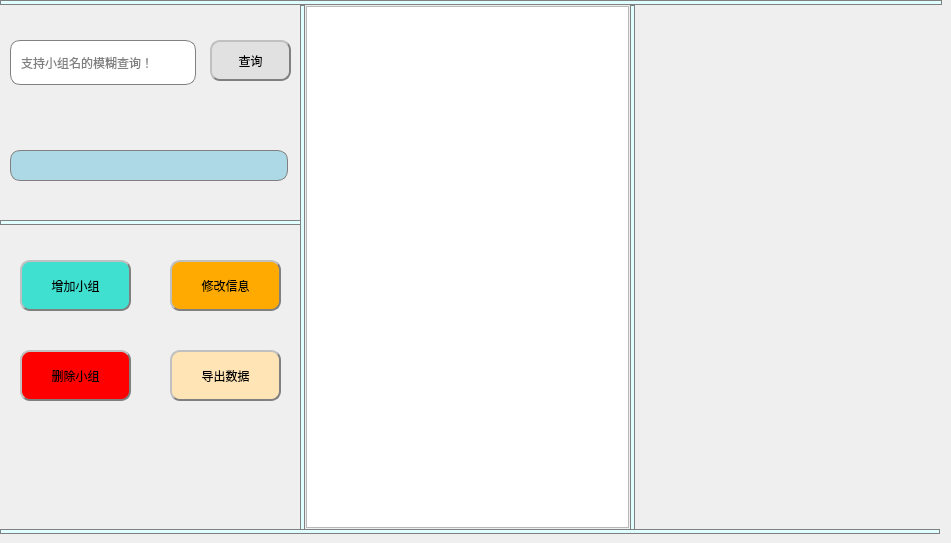
    <widget class="QWidget" name="tab_3">
     <attribute name="title">
      <string>科研小组信息</string>
     </attribute>
     <widget class="QTableWidget" name="tableWidget_3">
      <property name="geometry">
       <rect>
        <x>306</x>
        <y>6</y>
        <width>323</width>
        <height>522</height>
       </rect>
      </property>
      <property name="maximumSize">
       <size>
        <width>16777215</width>
        <height>16777215</height>
       </size>
      </property>
     </widget>
     <widget class="QPushButton" name="pushButton_2">
      <property name="geometry">
       <rect>
        <x>210</x>
        <y>40</y>
        <width>81</width>
        <height>41</height>
       </rect>
      </property>
      <property name="styleSheet">
       <string notr="true">#pushButton_2{
background-color: rgb(225, 225, 225);
border:2px groove gray;
border-radius:10px;
padding:2px 4px;
border-style: outset;
}
#pushButton_2:hover{
background-color:rgb(229, 241, 251); 
color: black;
}
#pushButton_2:pressed{
background-color:rgb(204, 228, 247);
border-style: inset;
}
</string>
      </property>
      <property name="text">
       <string>查询</string>
      </property>
     </widget>
     <widget class="QLabel" name="label_GrpCount">
      <property name="geometry">
       <rect>
        <x>10</x>
        <y>150</y>
        <width>278</width>
        <height>31</height>
       </rect>
      </property>
      <property name="font">
       <font>
        <family>楷体</family>
        <pointsize>14</pointsize>
        <underline>false</underline>
       </font>
      </property>
      <property name="styleSheet">
       <string notr="true">background-color: rgb(173 ,216 ,230);
border: 1px solid gray;/*设置边框的粗细，以及颜色*/
border-radius: 10px;/*设置圆角的大小*/
padding: 0 8px;/*如果没有内容光标在开始往后移动0.8像素点*/
selection-background-color: darkgray;
   </string>
      </property>
      <property name="text">
       <string/>
      </property>
      <property name="alignment">
       <set>Qt::AlignCenter</set>
      </property>
     </widget>
     <widget class="QPushButton" name="addgroup_btn">
      <property name="geometry">
       <rect>
        <x>20</x>
        <y>260</y>
        <width>111</width>
        <height>51</height>
       </rect>
      </property>
      <property name="styleSheet">
       <string notr="true">#addgroup_btn{
background-color: rgb(64 ,224 ,208);
border:2px groove gray;
border-radius:10px;
padding:2px 4px;
border-style: outset;
}
#addgroup_btn:hover{
background-color:rgb(0 ,255 ,255); 
color: black;
}
#addgroup_btn:pressed{
background-color:rgb(64 ,224 ,208);
border-style: inset;
}
</string>
      </property>
      <property name="text">
       <string>增加小组</string>
      </property>
     </widget>
     <widget class="QPushButton" name="delGroup_btn">
      <property name="geometry">
       <rect>
        <x>20</x>
        <y>350</y>
        <width>111</width>
        <height>51</height>
       </rect>
      </property>
      <property name="styleSheet">
       <string notr="true">#delGroup_btn{
background-color: rgb(255 ,0 ,0);
border:2px groove gray;
border-radius:10px;
padding:2px 4px;
border-style: outset;
}
#delGroup_btn:hover{
background-color:rgb(255 ,106 ,106); 
color: black;
}
#delGroup_btn:pressed{
background-color:rgb(255 ,0 ,0);
border-style: inset;
}
</string>
      </property>
      <property name="text">
       <string>删除小组</string>
      </property>
     </widget>
     <widget class="QPushButton" name="updategroup_btn">
      <property name="geometry">
       <rect>
        <x>170</x>
        <y>260</y>
        <width>111</width>
        <height>51</height>
       </rect>
      </property>
      <property name="styleSheet">
       <string notr="true">#updategroup_btn{
background-color: rgb(255 ,170 ,0);
border:2px groove gray;
border-radius:10px;
padding:2px 4px;
border-style: outset;
}
#updategroup_btn:hover{
background-color:rgb(238, 238, 0); 
color: black;
}
#updategroup_btn:pressed{
background-color:rgb(255 ,170 ,0);
border-style: inset;
}
</string>
      </property>
      <property name="text">
       <string>修改信息</string>
      </property>
     </widget>
     <widget class="QLineEdit" name="lineEdit">
      <property name="geometry">
       <rect>
        <x>10</x>
        <y>40</y>
        <width>186</width>
        <height>45</height>
       </rect>
      </property>
      <property name="styleSheet">
       <string notr="true">border: 1px solid gray;/*设置边框的粗细，以及颜色*/
border-radius: 10px;/*设置圆角的大小*/
padding: 0 8px;/*如果没有内容光标在开始往后移动0.8像素点*/
selection-background-color: darkgray;
   </string>
      </property>
      <property name="placeholderText">
       <string>支持小组名的模糊查询！</string>
      </property>
     </widget>
     <widget class="Line" name="line_10">
      <property name="geometry">
       <rect>
        <x>0</x>
        <y>529</y>
        <width>940</width>
        <height>5</height>
       </rect>
      </property>
      <property name="styleSheet">
       <string notr="true">background-color: rgb(224, 255 ,255);
border: 1px solid gray;/*设置边框的粗细，以及颜色*/
</string>
      </property>
      <property name="orientation">
       <enum>Qt::Horizontal</enum>
      </property>
     </widget>
     <widget class="Line" name="line_11">
      <property name="geometry">
       <rect>
        <x>300</x>
        <y>5</y>
        <width>5</width>
        <height>525</height>
       </rect>
      </property>
      <property name="styleSheet">
       <string notr="true">background-color: rgb(224, 255 ,255);
border: 1px solid gray;/*设置边框的粗细，以及颜色*/
</string>
      </property>
      <property name="orientation">
       <enum>Qt::Vertical</enum>
      </property>
     </widget>
     <widget class="Line" name="line_12">
      <property name="geometry">
       <rect>
        <x>630</x>
        <y>5</y>
        <width>5</width>
        <height>525</height>
       </rect>
      </property>
      <property name="styleSheet">
       <string notr="true">background-color: rgb(224, 255 ,255);
border: 1px solid gray;/*设置边框的粗细，以及颜色*/
</string>
      </property>
      <property name="orientation">
       <enum>Qt::Vertical</enum>
      </property>
     </widget>
     <widget class="QLabel" name="label_8">
      <property name="geometry">
       <rect>
        <x>635</x>
        <y>6</y>
        <width>307</width>
        <height>273</height>
       </rect>
      </property>
      <property name="styleSheet">
       <string notr="true">border-image: url(:/viewp.jpg);</string>
      </property>
      <property name="text">
       <string/>
      </property>
     </widget>
     <widget class="Line" name="line_24">
      <property name="geometry">
       <rect>
        <x>0</x>
        <y>220</y>
        <width>301</width>
        <height>5</height>
       </rect>
      </property>
      <property name="styleSheet">
       <string notr="true">background-color: rgb(224, 255 ,255);
border: 1px solid gray;/*设置边框的粗细，以及颜色*/
</string>
      </property>
      <property name="orientation">
       <enum>Qt::Horizontal</enum>
      </property>
     </widget>
     <widget class="Line" name="line_31">
      <property name="geometry">
       <rect>
        <x>0</x>
        <y>0</y>
        <width>942</width>
        <height>5</height>
       </rect>
      </property>
      <property name="styleSheet">
       <string notr="true">background-color: rgb(224, 255 ,255);
border: 1px solid gray;/*设置边框的粗细，以及颜色*/</string>
      </property>
      <property name="orientation">
       <enum>Qt::Horizontal</enum>
      </property>
     </widget>
     <widget class="QLabel" name="label_9">
      <property name="geometry">
       <rect>
        <x>635</x>
        <y>280</y>
        <width>307</width>
        <height>249</height>
       </rect>
      </property>
      <property name="styleSheet">
       <string notr="true">border-image: url(:/viewp2.jpg);</string>
      </property>
      <property name="text">
       <string/>
      </property>
     </widget>
     <widget class="QPushButton" name="pushButton_13">
      <property name="geometry">
       <rect>
        <x>170</x>
        <y>350</y>
        <width>111</width>
        <height>51</height>
       </rect>
      </property>
      <property name="styleSheet">
       <string notr="true">#pushButton_13{
background-color: rgb(255 ,228 ,181);
border:2px groove gray;
border-radius:10px;
padding:2px 4px;
border-style: outset;
}
#pushButton_13:hover{
background-color:rgb(255, 218, 185); 
color: black;
}
#pushButton_13:pressed{
background-color:rgb(255 ,228 ,181);
border-style: inset;
}
</string>
      </property>
      <property name="text">
       <string>导出数据</string>
      </property>
     </widget>
    </widget>
